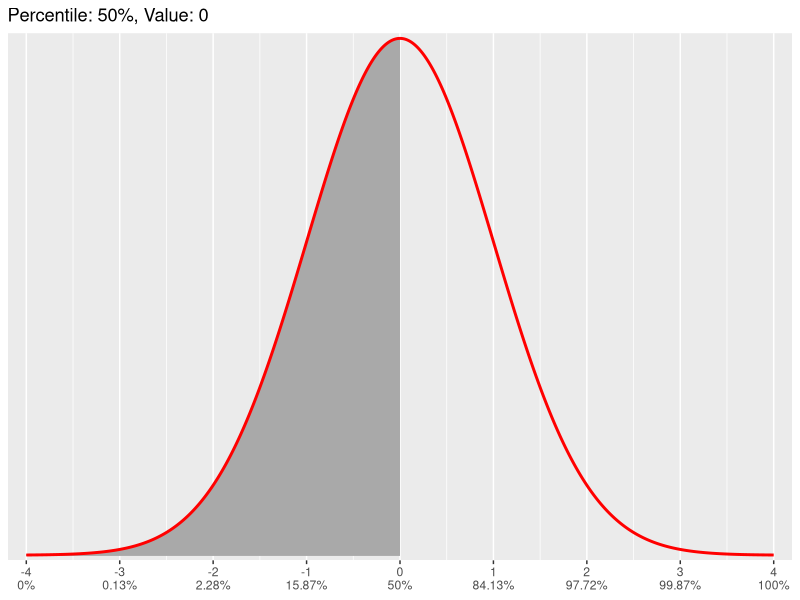
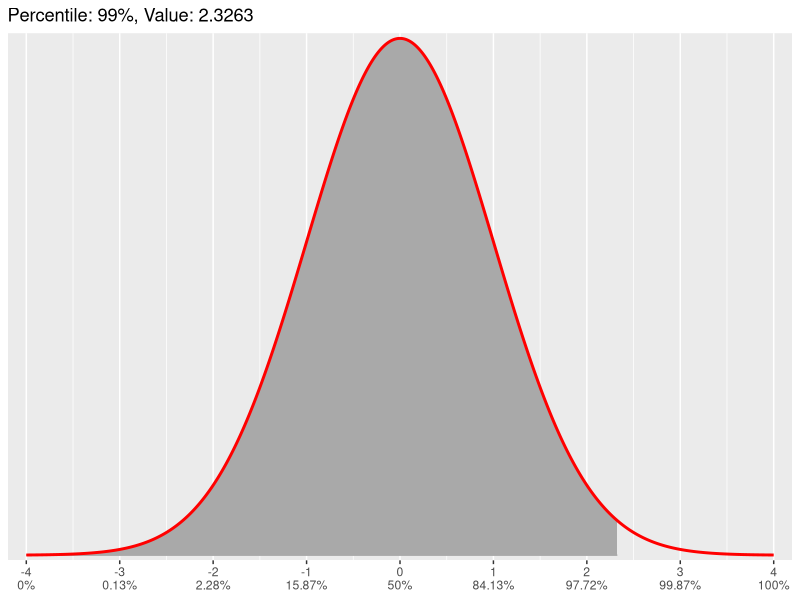
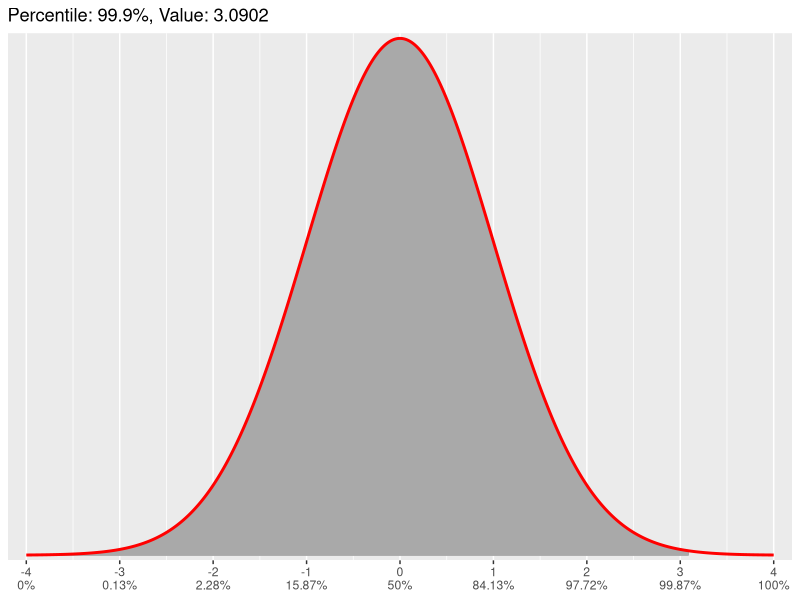
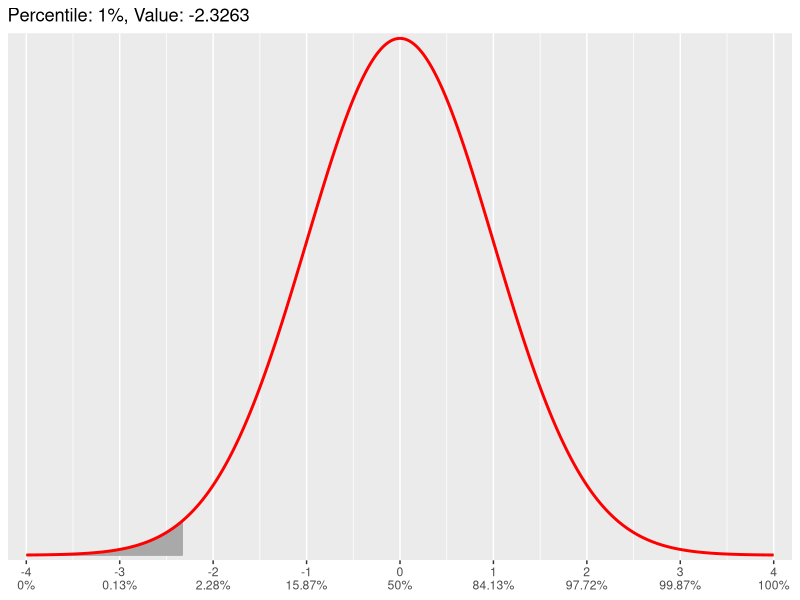
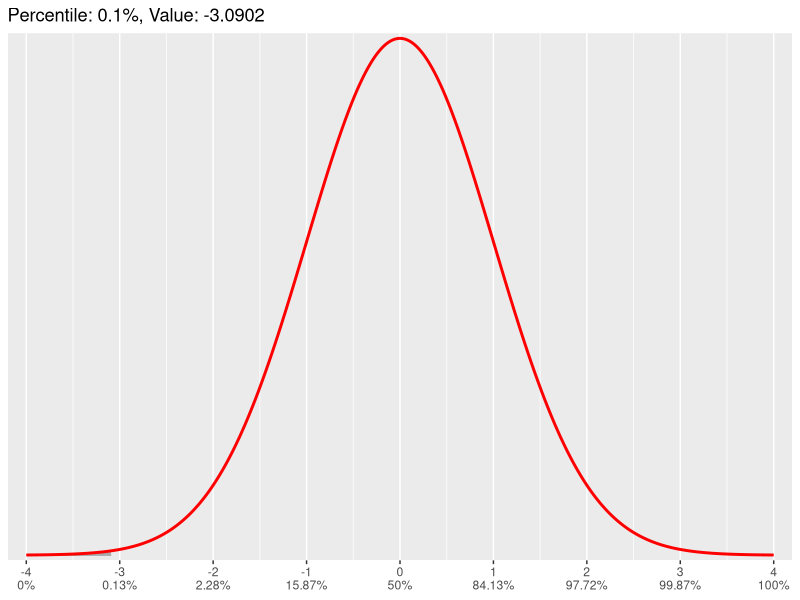

Source code (R) for these figures, in order:
library(ggplot2)

if (interactive()) {
		setwd("E:/Users/Jim/My Documents/OCC/@Reviews/Serious Statistics and Scripts/Graphs")
} else {
	pdf(NULL)
}

labelPer = function(x) paste0(x, "\n", round(pnorm(x)*100, 2), "%")

QPLOT = function(quan){
	ggplot(data = data.frame(x = c(-10, 10)), aes(x)) + ggtitle(paste0("Percentile: ", quan*100, "%, Value: ", round(qnorm(quan), 4))) + 
	stat_function(fun = dnorm, n = 1001, xlim=c(-10, qnorm(quan)), geom="area", fill = "darkgrey", color = "darkgrey") + 
	stat_function(fun = dnorm, n = 1001, color = "red", size = 1) + 
	scale_x_continuous(breaks = seq(-5, 5, 1), labels = labelPer, limits = c(-4, 4), expand = c(0, 0.2), name = NULL) + 
	scale_y_continuous(breaks = NULL, expand = c(0.01, 0), name = NULL)

	ggsave(filename=paste0("Quantile Example - ", quan, ".pdf"), width=4, height=4)
	# ggsave(filename=paste0("Quantile Example - ", quan, ".png"), width=4, height=4, dpi=300)
}

QPLOT(0.5)

QPLOT(0.99)
QPLOT(0.999)

QPLOT(0.01)
QPLOT(0.001)